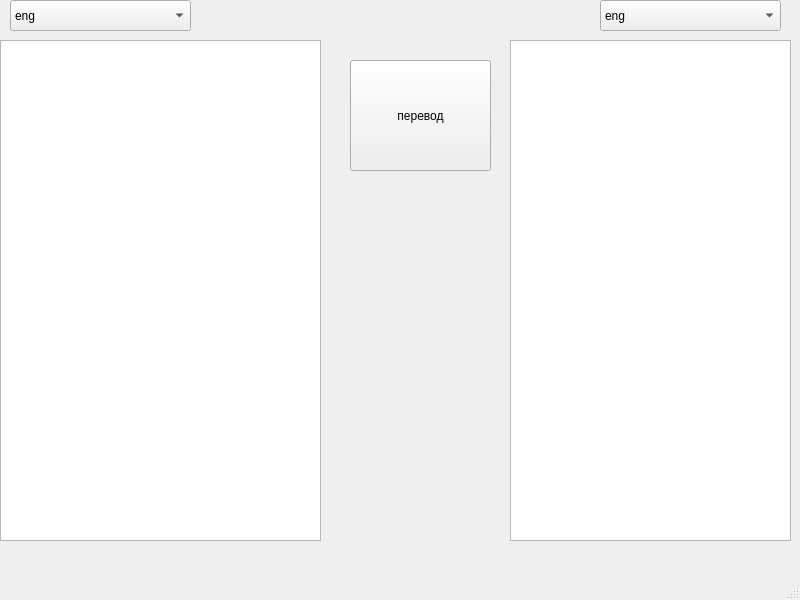
<?xml version="1.0" encoding="UTF-8"?>
<ui version="4.0">
 <class>MainWindow</class>
 <widget class="QMainWindow" name="MainWindow">
  <property name="geometry">
   <rect>
    <x>0</x>
    <y>0</y>
    <width>800</width>
    <height>600</height>
   </rect>
  </property>
  <property name="windowTitle">
   <string>MainWindow</string>
  </property>
  <widget class="QWidget" name="centralwidget">
   <widget class="QPlainTextEdit" name="plainTextEdit">
    <property name="geometry">
     <rect>
      <x>0</x>
      <y>40</y>
      <width>321</width>
      <height>501</height>
     </rect>
    </property>
   </widget>
   <widget class="QPlainTextEdit" name="plainTextEdit_2">
    <property name="geometry">
     <rect>
      <x>510</x>
      <y>40</y>
      <width>281</width>
      <height>501</height>
     </rect>
    </property>
   </widget>
   <widget class="QPushButton" name="pushButton">
    <property name="geometry">
     <rect>
      <x>350</x>
      <y>60</y>
      <width>141</width>
      <height>111</height>
     </rect>
    </property>
    <property name="text">
     <string>перевод</string>
    </property>
   </widget>
   <widget class="QComboBox" name="comboBox">
    <property name="geometry">
     <rect>
      <x>10</x>
      <y>0</y>
      <width>181</width>
      <height>31</height>
     </rect>
    </property>
    <item>
     <property name="text">
      <string>eng</string>
     </property>
    </item>
    <item>
     <property name="text">
      <string>ru</string>
     </property>
    </item>
   </widget>
   <widget class="QComboBox" name="comboBox_2">
    <property name="geometry">
     <rect>
      <x>600</x>
      <y>0</y>
      <width>181</width>
      <height>31</height>
     </rect>
    </property>
    <item>
     <property name="text">
      <string>eng</string>
     </property>
    </item>
    <item>
     <property name="text">
      <string>ru</string>
     </property>
    </item>
   </widget>
  </widget>
  <widget class="QMenuBar" name="menubar">
   <property name="geometry">
    <rect>
     <x>0</x>
     <y>0</y>
     <width>800</width>
     <height>21</height>
    </rect>
   </property>
  </widget>
  <widget class="QStatusBar" name="statusbar"/>
 </widget>
 <resources/>
 <connections/>
</ui>
